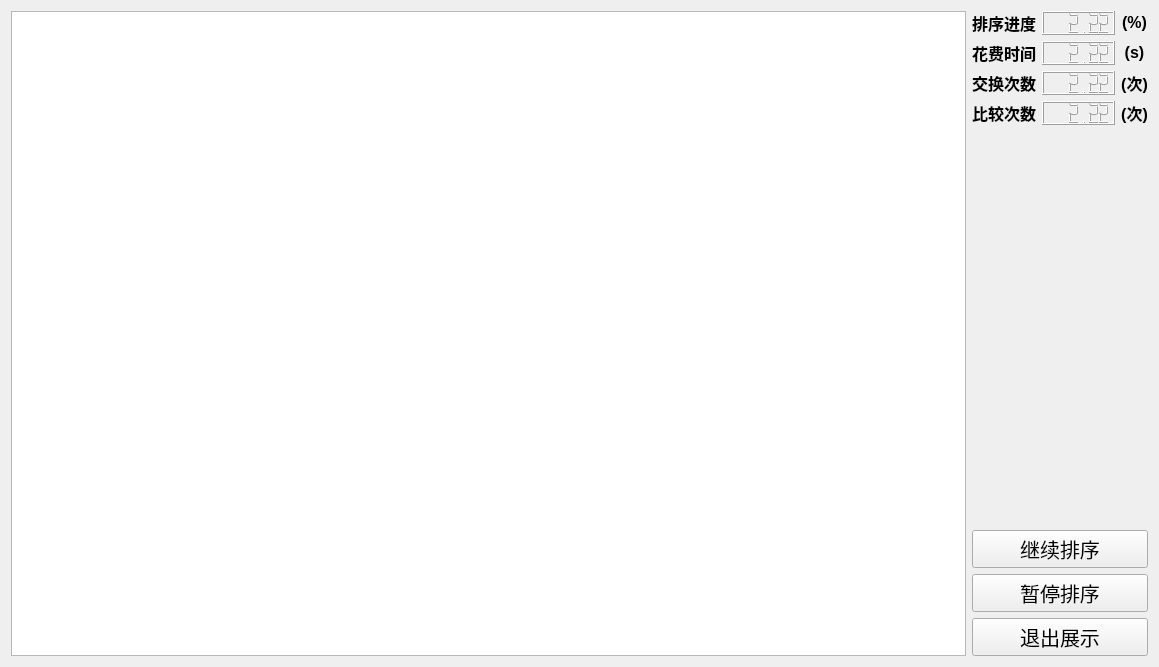
<?xml version="1.0" encoding="UTF-8"?>
<ui version="4.0">
 <class>SortDisplay</class>
 <widget class="QWidget" name="SortDisplay">
  <property name="geometry">
   <rect>
    <x>0</x>
    <y>0</y>
    <width>1159</width>
    <height>667</height>
   </rect>
  </property>
  <property name="windowTitle">
   <string>Dialog</string>
  </property>
  <layout class="QHBoxLayout" name="horizontalLayout_4" stretch="12,1">
   <item>
    <layout class="QVBoxLayout" name="canvaBox">
     <item>
      <widget class="BaseCanva" name="baseCanva"/>
     </item>
    </layout>
   </item>
   <item>
    <layout class="QVBoxLayout" name="verticalLayout">
     <item>
      <layout class="QHBoxLayout" name="horizontalLayout_3">
       <item>
        <widget class="QLabel" name="label_5">
         <property name="text">
          <string>&lt;html&gt;&lt;head/&gt;&lt;body&gt;&lt;p align=&quot;center&quot;&gt;&lt;span style=&quot; font-size:12pt; font-weight:700;&quot;&gt;排序进度&lt;/span&gt;&lt;/p&gt;&lt;/body&gt;&lt;/html&gt;</string>
         </property>
        </widget>
       </item>
       <item>
        <widget class="QLCDNumber" name="lcdNumber_3">
         <property name="digitCount">
          <number>6</number>
         </property>
         <property name="value" stdset="0">
          <double>2.220000000000000</double>
         </property>
        </widget>
       </item>
       <item>
        <widget class="QLabel" name="label_6">
         <property name="text">
          <string>&lt;html&gt;&lt;head/&gt;&lt;body&gt;&lt;p align=&quot;center&quot;&gt;&lt;span style=&quot; font-size:12pt; font-weight:700;&quot;&gt;(%)&lt;/span&gt;&lt;/p&gt;&lt;/body&gt;&lt;/html&gt;</string>
         </property>
        </widget>
       </item>
      </layout>
     </item>
     <item>
      <layout class="QHBoxLayout" name="horizontalLayout_2">
       <item>
        <widget class="QLabel" name="label_2">
         <property name="text">
          <string>&lt;html&gt;&lt;head/&gt;&lt;body&gt;&lt;p align=&quot;center&quot;&gt;&lt;span style=&quot; font-size:12pt; font-weight:700;&quot;&gt;花费时间&lt;/span&gt;&lt;/p&gt;&lt;/body&gt;&lt;/html&gt;</string>
         </property>
        </widget>
       </item>
       <item>
        <widget class="QLCDNumber" name="lcdNumber_2">
         <property name="digitCount">
          <number>6</number>
         </property>
         <property name="value" stdset="0">
          <double>2.220000000000000</double>
         </property>
        </widget>
       </item>
       <item>
        <widget class="QLabel" name="label_3">
         <property name="text">
          <string>&lt;html&gt;&lt;head/&gt;&lt;body&gt;&lt;p align=&quot;center&quot;&gt;&lt;span style=&quot; font-size:12pt; font-weight:700;&quot;&gt;(s)&lt;/span&gt;&lt;/p&gt;&lt;/body&gt;&lt;/html&gt;</string>
         </property>
        </widget>
       </item>
      </layout>
     </item>
     <item>
      <layout class="QHBoxLayout" name="horizontalLayout">
       <item>
        <widget class="QLabel" name="label">
         <property name="text">
          <string>&lt;html&gt;&lt;head/&gt;&lt;body&gt;&lt;p align=&quot;center&quot;&gt;&lt;span style=&quot; font-size:12pt; font-weight:700;&quot;&gt;交换次数&lt;/span&gt;&lt;/p&gt;&lt;/body&gt;&lt;/html&gt;</string>
         </property>
        </widget>
       </item>
       <item>
        <widget class="QLCDNumber" name="lcdNumber">
         <property name="digitCount">
          <number>6</number>
         </property>
         <property name="value" stdset="0">
          <double>2.220000000000000</double>
         </property>
        </widget>
       </item>
       <item>
        <widget class="QLabel" name="label_4">
         <property name="text">
          <string>&lt;html&gt;&lt;head/&gt;&lt;body&gt;&lt;p align=&quot;center&quot;&gt;&lt;span style=&quot; font-size:12pt; font-weight:700;&quot;&gt;(次)&lt;/span&gt;&lt;/p&gt;&lt;/body&gt;&lt;/html&gt;</string>
         </property>
        </widget>
       </item>
      </layout>
     </item>
     <item>
      <layout class="QHBoxLayout" name="horizontalLayout_5">
       <item>
        <widget class="QLabel" name="label_7">
         <property name="text">
          <string>&lt;html&gt;&lt;head/&gt;&lt;body&gt;&lt;p align=&quot;center&quot;&gt;&lt;span style=&quot; font-size:12pt; font-weight:700;&quot;&gt;比较次数&lt;/span&gt;&lt;/p&gt;&lt;/body&gt;&lt;/html&gt;</string>
         </property>
        </widget>
       </item>
       <item>
        <widget class="QLCDNumber" name="lcdNumber_4">
         <property name="digitCount">
          <number>6</number>
         </property>
         <property name="value" stdset="0">
          <double>2.220000000000000</double>
         </property>
        </widget>
       </item>
       <item>
        <widget class="QLabel" name="label_8">
         <property name="text">
          <string>&lt;html&gt;&lt;head/&gt;&lt;body&gt;&lt;p align=&quot;center&quot;&gt;&lt;span style=&quot; font-size:12pt; font-weight:700;&quot;&gt;(次)&lt;/span&gt;&lt;/p&gt;&lt;/body&gt;&lt;/html&gt;</string>
         </property>
        </widget>
       </item>
      </layout>
     </item>
     <item>
      <spacer name="verticalSpacer">
       <property name="orientation">
        <enum>Qt::Vertical</enum>
       </property>
       <property name="sizeHint" stdset="0">
        <size>
         <width>20</width>
         <height>40</height>
        </size>
       </property>
      </spacer>
     </item>
     <item>
      <layout class="QVBoxLayout" name="verticalLayout_2">
       <item>
        <widget class="QPushButton" name="pushButton_2">
         <property name="font">
          <font>
           <pointsize>15</pointsize>
          </font>
         </property>
         <property name="text">
          <string>继续排序</string>
         </property>
        </widget>
       </item>
       <item>
        <widget class="QPushButton" name="pushButton">
         <property name="font">
          <font>
           <pointsize>15</pointsize>
          </font>
         </property>
         <property name="text">
          <string>暂停排序</string>
         </property>
        </widget>
       </item>
       <item>
        <widget class="QPushButton" name="pushButton_3">
         <property name="font">
          <font>
           <pointsize>15</pointsize>
          </font>
         </property>
         <property name="text">
          <string>退出展示</string>
         </property>
        </widget>
       </item>
      </layout>
     </item>
    </layout>
   </item>
  </layout>
 </widget>
 <customwidgets>
  <customwidget>
   <class>BaseCanva</class>
   <extends>QGraphicsView</extends>
   <header location="global">basecanva.h</header>
  </customwidget>
 </customwidgets>
 <resources/>
 <connections/>
</ui>
